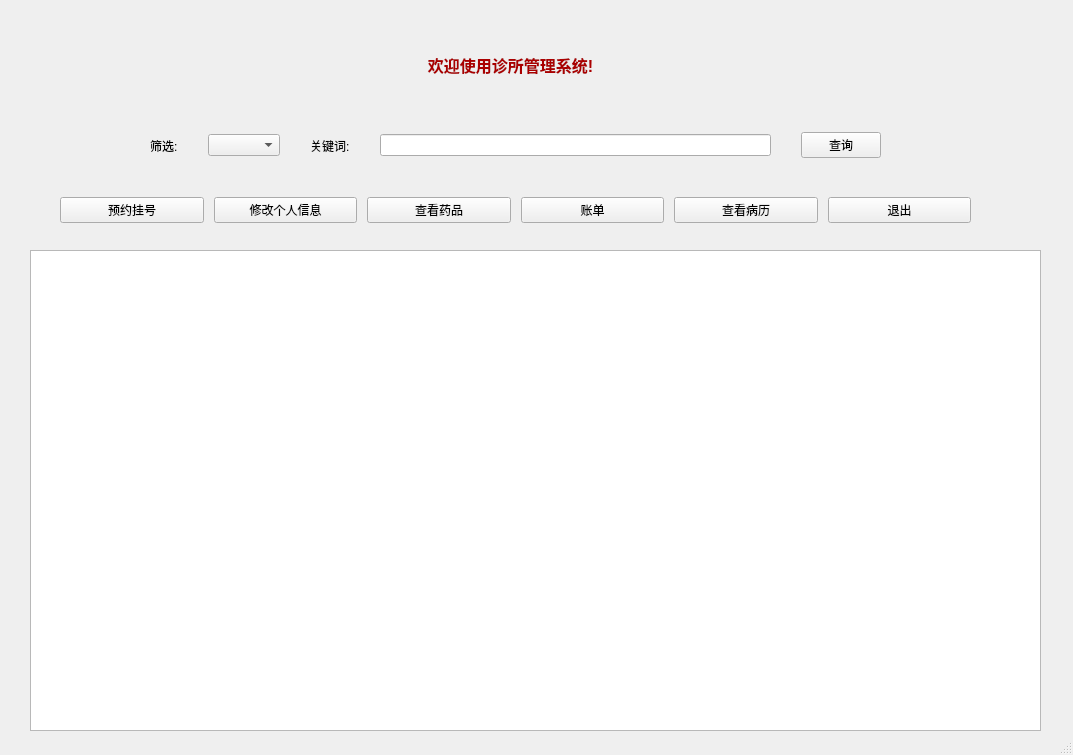
<?xml version="1.0" encoding="UTF-8"?>
<ui version="4.0">
 <class>PatientWindow</class>
 <widget class="QMainWindow" name="PatientWindow">
  <property name="geometry">
   <rect>
    <x>0</x>
    <y>0</y>
    <width>1073</width>
    <height>755</height>
   </rect>
  </property>
  <property name="windowTitle">
   <string>诊所管理系统</string>
  </property>
  <widget class="QWidget" name="centralwidget">
   <widget class="QTableView" name="tableView">
    <property name="geometry">
     <rect>
      <x>30</x>
      <y>250</y>
      <width>1011</width>
      <height>481</height>
     </rect>
    </property>
   </widget>
   <widget class="QLabel" name="label_7">
    <property name="geometry">
     <rect>
      <x>490</x>
      <y>70</y>
      <width>281</width>
      <height>21</height>
     </rect>
    </property>
    <property name="text">
     <string/>
    </property>
   </widget>
   <widget class="QWidget" name="layoutWidget">
    <property name="geometry">
     <rect>
      <x>100</x>
      <y>120</y>
      <width>831</width>
      <height>51</height>
     </rect>
    </property>
    <layout class="QHBoxLayout" name="horizontalLayout">
     <property name="spacing">
      <number>30</number>
     </property>
     <property name="leftMargin">
      <number>50</number>
     </property>
     <property name="rightMargin">
      <number>50</number>
     </property>
     <item>
      <widget class="QLabel" name="label_2">
       <property name="text">
        <string>筛选:</string>
       </property>
      </widget>
     </item>
     <item>
      <widget class="QComboBox" name="comboBox"/>
     </item>
     <item>
      <widget class="QLabel" name="label_3">
       <property name="text">
        <string>关键词:</string>
       </property>
      </widget>
     </item>
     <item>
      <widget class="QLineEdit" name="lineEdit"/>
     </item>
     <item>
      <widget class="QPushButton" name="pushButton">
       <property name="text">
        <string>查询</string>
       </property>
      </widget>
     </item>
    </layout>
   </widget>
   <widget class="QWidget" name="layoutWidget">
    <property name="geometry">
     <rect>
      <x>30</x>
      <y>180</y>
      <width>971</width>
      <height>61</height>
     </rect>
    </property>
    <layout class="QHBoxLayout" name="horizontalLayout_2">
     <property name="spacing">
      <number>10</number>
     </property>
     <property name="leftMargin">
      <number>30</number>
     </property>
     <property name="topMargin">
      <number>10</number>
     </property>
     <property name="rightMargin">
      <number>30</number>
     </property>
     <property name="bottomMargin">
      <number>10</number>
     </property>
     <item>
      <widget class="QPushButton" name="pushButton_4">
       <property name="text">
        <string>预约挂号</string>
       </property>
      </widget>
     </item>
     <item>
      <widget class="QPushButton" name="pushButton_2">
       <property name="text">
        <string>修改个人信息</string>
       </property>
      </widget>
     </item>
     <item>
      <widget class="QPushButton" name="pushButton_6">
       <property name="text">
        <string>查看药品</string>
       </property>
      </widget>
     </item>
     <item>
      <widget class="QPushButton" name="pushButton_7">
       <property name="text">
        <string>账单</string>
       </property>
      </widget>
     </item>
     <item>
      <widget class="QPushButton" name="pushButton_3">
       <property name="text">
        <string>查看病历</string>
       </property>
      </widget>
     </item>
     <item>
      <widget class="QPushButton" name="pushButton_5">
       <property name="text">
        <string>退出</string>
       </property>
      </widget>
     </item>
    </layout>
   </widget>
   <widget class="QLabel" name="label">
    <property name="geometry">
     <rect>
      <x>360</x>
      <y>40</y>
      <width>301</width>
      <height>51</height>
     </rect>
    </property>
    <property name="text">
     <string>&lt;html&gt;&lt;head/&gt;&lt;body&gt;&lt;p align=&quot;center&quot;&gt;&lt;span style=&quot; font-size:12pt; font-weight:600; color:#aa0000;&quot;&gt;欢迎使用诊所管理系统!&lt;/span&gt;&lt;/p&gt;&lt;/body&gt;&lt;/html&gt;</string>
    </property>
   </widget>
  </widget>
  <widget class="QStatusBar" name="statusbar"/>
 </widget>
 <resources/>
 <connections/>
</ui>
